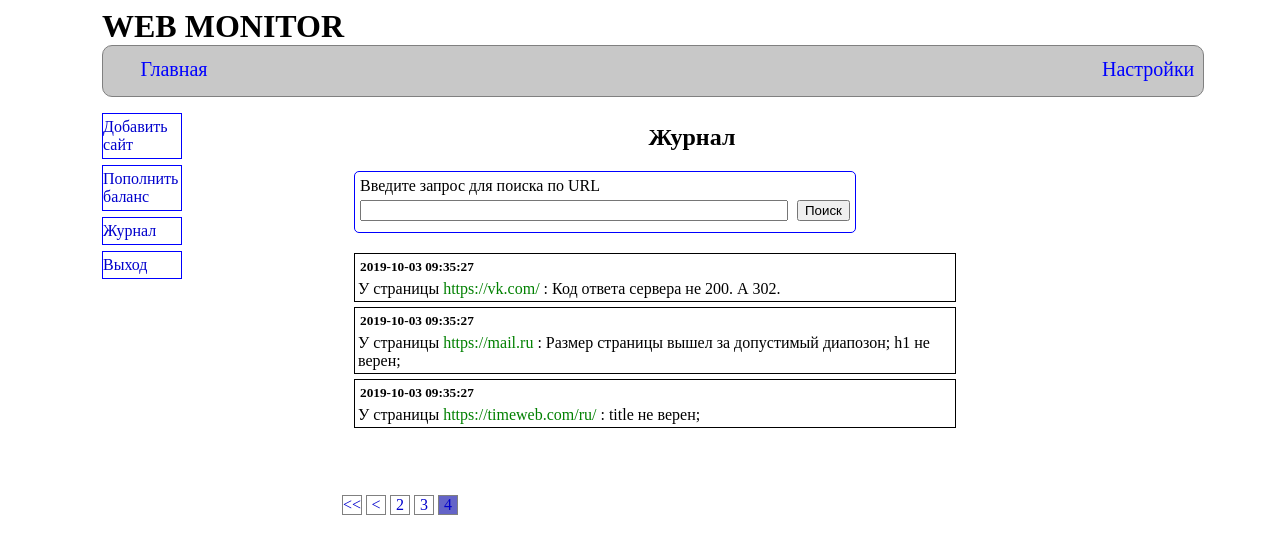
Page /journal.php?numpage=4 (signed in) on the committed database.
### tables this page shows
CREATE TABLE IF NOT EXISTS `journal` (
  `id` int(11) NOT NULL AUTO_INCREMENT,
  `url` text NOT NULL,
  `response` int(11) NOT NULL,
  `code_check` varchar(6) NOT NULL,
  `time_check` datetime NOT NULL,
  PRIMARY KEY (`id`)
);

### modelJournal.php (the view, shortened to what this page needs)
<?php
class Journal
{
    public function codeToMessage($url,$code,$response,$forSMS=false)
    {
        if ($forSMS==true)
        {
            $result="У страницы {$url} ";
        }
        else
        {
            $result="У страницы <a href='page.php?url={$url}'><span class='urlJournal' > {$url} </span></a>: ";
        }
        if (strcmp($code,'111111')==0)
        {
        if ($forSMS==true)
        {
            return "Страница {$url} работает нормально.";
        }
        else
        {
            return "Страница <a href='page.php?url={$url}'><span class='urlJournal'> {$url} </span></a> работает нормально";
        }
        }
        if ($code[0]=='0')
        {
            $result.="Код ответа сервера не 200. А ".$response.".";
            return $result;
        }
        if ($code[1]=='0')
        {
            $result.="Размер страницы вышел за допустимый диапозон; ";
        }
        if ($code[2]=='0')
        {
            $result.="h1 не верен; ";
        }
        if ($code[3]=='0')
        {
            $result.="title не верен; ";
        }
        if ($code[5]=='0')
        {
            $result.="description не верен; ";
        }
        return $result;
    }
    public function getArrMessage()
    {
        $conn= connectDB();
        $sql="SELECT url, code_check, time_check, response FROM journal ORDER BY time_check DESC";
        $resultSQL=$conn->query($sql);
        while($row=$resultSQL->fetch(PDO::FETCH_ASSOC))
        {
            $arrCode[]=$row;
        }
        for ($i=0;$i<count($arrCode);$i++)
        {
            $message=$this->codeToMessage($arrCode[$i]['url'],
                    $arrCode[$i]['code_check'],$arrCode[$i]['response'] );
            $resultOne=['time'=>$arrCode[$i]['time_check'],"message"=>$message];
            $result[]=$resultOne;
        }
        return $result;
    }
}

### journal.php (shortened to what this page needs)
<?php
require_once 'functions.php';
require_once 'modelJournal.php';
if (!isset($_SESSION['resultSearch']))
{
    $journal=new Journal();
    $message=$journal->getArrMessage();
}
else
{
   $message=$_SESSION['resultSearch'];
}
$recordInPage=10;
$countRecords=count($message);
$paginPageAll=(int)($countRecords / $recordInPage);
if ($countRecords % $recordInPage!=0) $paginPageAll++;
$numPaginPage=$_GET['numpage'];
$recordBegin=$recordInPage*($numPaginPage-1);
$recordEnb=$recordBegin+$recordInPage;
if ($recordEnb>=$countRecords)$recordEnb=$countRecords;
if ($numPaginPage-2<=1)
{
    $paginBegin=1;
}
 else
{
     $paginBegin=$numPaginPage-2;
}
if ($numPaginPage+2>=$paginPageAll)
{
    $paginEnd=$paginPageAll;
}
 else
{
     $paginEnd=$numPaginPage+2;
}
?>
<!DOCTYPE html>
<html>
    <head>
        <link rel="stylesheet" href="style/main.css" type="text/css">
        <link rel="stylesheet" href="style/journal.css" type="text/css">
    </head>
    <body>
        <header>
            <h1> WEB MONITOR</h1>
            <div id="headDiv">
                <a href="index.php">
                    <div id="headIndexA">
                        <p> Главная</p>
                    </div>
                </a>
                <a href="option.php">
                    <div id="headOptionA">
                        <p> Настройки</p>
                    </div>
                </a>
            </div>
        </header>
        <nav>
            <ul>
                <li><div><a href="/enterUrlPage.php"><p>Добавить сайт</p></a></li></div>
            <li><div> <a href="https://www.smsfeedback.ru/users/invoices/addinvoiceform.php">
                        <p>Пополнить баланс</p></a> </li></div>
            <li><div> <a href="journal.php"><p>Журнал</p></a></li></div>
            <li><div> <a href="serverFunc.php?exit=true"><p>Выход</p></a></li></div>
             </ul>
        </nav>
        <main style="border: none;">
            <h2>Журнал</h2>
            <?php if (!isset($message) && !isset($_SESSION['querySearch'])):?>
                <h3 style="margin-left: 30px;">Нет данных</h3>
            <?php else: ?>
                <div id="divSearchJournal">
                    <form id="searchByJournal" action="serverFunc.php" method="post">
                        <p> Введите запрос для поиска по URL</p>
                        <input type="text" id="textSearchJournal" name="querySearchJournal"
                            value="<?=$_SESSION['querySearch']?>"
                        >
                        <input type="submit" name="btnSearchJournal" value="Поиск">
                    </form>
                </div>
                <?php if ($_SESSION['querySearch']!='' && !isset($_SESSION['resultSearch'])):?>
                    <h4 style="margin-left: 150px"> по вашему запросу ни чего не найдено</h4>
                 <?php else: ?>
                    <?php for ($i=$recordBegin;$i<$recordEnb;$i++):
                     ?>
                         <div class="divMessageJournal">
                             <h5><?= $message[$i]['time']?> </h5>
                             <p><?= $message[$i]['message']?></p>
                         </div>
                     <?php endfor?>
                <?php endif;?>
            <?php endif?>
            <?php if ($paginPageAll>1):?>
                <div id="paginator">
                    <?php if($numPaginPage>1):?>
                        <div class="divPaginator">
                                <a href="journal.php?numpage=1"><p><< </p></a>
                        </div>
                        <div class="divPaginator">
                                <a href="journal.php?numpage=<?=$numPaginPage-1?>"><p>< </p></a>
                        </div>
                    <?php endif;?>
                    <?php
                       for ($i=$paginBegin;$i<=$paginEnd;$i++):
                    ?>
                        <div class="divPaginator <?php if($numPaginPage==$i) echo " divPaginChecked" ?>">
                            <a href="journal.php?numpage=<?=$i?>"><p><?= $i?> </p></a>
                        </div>
                    <?php endfor;?>
                </div>
            <?php endif;?>
        </main>
    </body>
</html>

### style/main.css (style rules this page uses)
body { position:absolute; width: 1100px; left: 50%; transform: translate(50,0); }
h1 { margin-bottom: 0px; margin-top: 0px; }
#headDiv { background-color: rgb(200,200,200); border-radius: 10px; border: 1px solid gray; width: 100%; height: 50px; }
#headIndexA,#headOptionA { position: absolute; display: inline; color: blue; margin-top: -8px; font-size: 15pt; }
#headIndexA { left: 2%; width: 100px; height: 60px; }
#headIndexA>p { text-align: center; }
#headOptionA { left:1000px; width: 100px; height: 60px; }
main { border: 1px solid gray; }
nav { position: absolute; height:200px; width: 80px; float:left; z-index: 5; margin-top: 10px; }
main { position: relative; top: 7px; left: 100px; width: 980px; height: 800px; margin-top: 10px; }
ul { padding-left: 0px; margin: 0px; }
ul>li { list-style-type: none; }
ul>li>div { border: 1px solid blue; margin: 6px 0px; }
ul>li>div>a>p { margin:4px 0px; }
#paginator { position: relative; top: 65px; left:30px; }
.divPaginator { display:inline-block; width:18px; height:18px; border: 1px solid gray; margin: 2px 0px; }
.divPaginator p { margin:0px; text-align: center; }
.divPaginator a { text-decoration: none; }
.divPaginChecked { background-color: rgb(100,100,200); }
a { outline: none !important; text-decoration: none; color: #00C; }

### style/journal.css (style rules this page uses)
#divSearchJournal { position: relative; left: 15%; width: 500px; height: 60px; border: 1px solid blue; border-radius: 5px; margin-left: 5px; margin-top: 10px; margin-bottom: 20px; }
#divSearchJournal p { margin: 5px; }
#divSearchJournal input { margin-left: 5px; }
#textSearchJournal { width: 420px; }
.divMessageJournal { position: relative; left: 15%; width: 600px; border: 1px solid black; margin: 5px; }
.divMessageJournal h5 { margin: 5px; }
.divMessageJournal p { margin: 3px; }
.urlJournal { color: green; }
h2 { text-align:center; }

### journal.php (style rules this page uses)
#paginator { position: relative; top: 60px; left:140px; margin-bottom: 30px; }

### rows in the picture
journal: time "2019-10-03 09:35:27", url "https://vk.com/", message "Код ответа сервера не 200. А 302."
journal: time "2019-10-03 09:35:27", url "https://mail.ru", message "Размер страницы вышел за допустимый диапозон; h1 не верен;"
journal: time "2019-10-03 09:35:27", url "https://timeweb.com/ru/", message "title не верен;"
